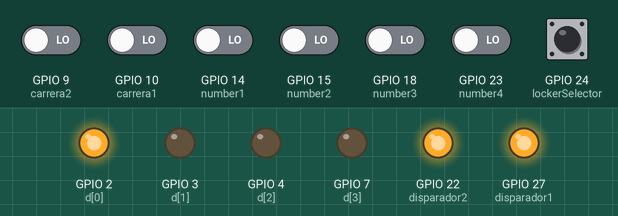
Bench run of a program on a simulated Raspberry Pi (BCM pin numbers). Parts: output pins drawn as LEDs (lit = HIGH). The test bench sets the inputs (shaded band); at power-on: GPIO 9 (carrera2), GPIO 10 (carrera1), GPIO 14 (number1), GPIO 15 (number2), GPIO 18 (number3), GPIO 23 (number4), GPIO 24 (lockerSelector) LOW.

Above: at 1.2 s.
1.3 s: GPIO 24 (lockerSelector) pulled HIGH for 0.15 s
At 1.9 s:
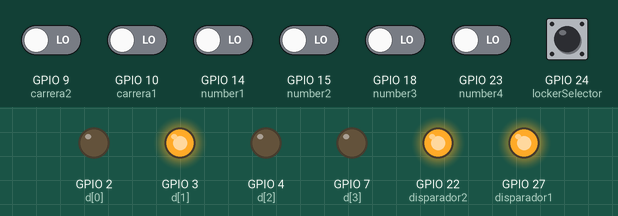
2.9 s: GPIO 24 (lockerSelector) pulled HIGH for 1 s
At 4.3 s:
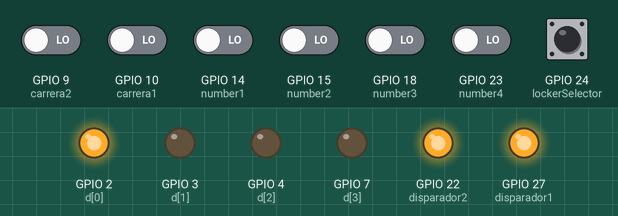
Timing chart, 0 to 5.9 s (numbered marks = the images above; inputs shaded):
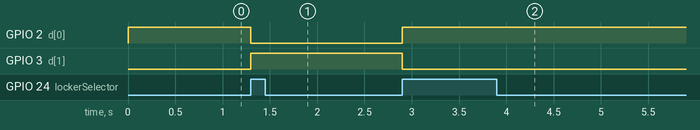

The program:

matrixUnlocker.py
```python
import RPi.GPIO as GPIO
#import requests

GPIO.setmode(GPIO.BCM)

pin = [0,0,0,0]


number1 = 14
number2 = 15
number3 = 18
number4 = 23
lockerSelector = 24
disparador1 = 27
disparador2 = 22
carrera1 = 10
carrera2 = 9

GPIO.setup(number1, GPIO.IN, pull_up_down=GPIO.PUD_DOWN)
GPIO.setup(number2, GPIO.IN, pull_up_down=GPIO.PUD_DOWN)
GPIO.setup(number3, GPIO.IN, pull_up_down=GPIO.PUD_DOWN)
GPIO.setup(number4, GPIO.IN, pull_up_down=GPIO.PUD_DOWN)
GPIO.setup(carrera1, GPIO.IN, pull_up_down=GPIO.PUD_DOWN)
GPIO.setup(carrera2, GPIO.IN, pull_up_down=GPIO.PUD_DOWN)

GPIO.setup(lockerSelector, GPIO.IN, pull_up_down=GPIO.PUD_DOWN)
GPIO.setup(disparador1, GPIO.OUT)
GPIO.setup(disparador2, GPIO.OUT)

global actualPinPosition
actualPinPosition = 0
global actualLocker
actualLocker = 1


GPIO.output(disparador1, GPIO.HIGH)
GPIO.output(disparador2, GPIO.HIGH)


#puertos del display
d=[2,3,4,7]

#Establece todas las salidas del display
for p in d:
    GPIO.setup(p, GPIO.OUT)

#Muestra en el display el numero seleccionado
def Display(num):
    #Recorre los puertos
    for p in d:
        #asigna HIGH o LOW segun el ultimo termino
        if (num % 2)==1:
            GPIO.output(p, GPIO.HIGH)
        else:
            GPIO.output(p, GPIO.LOW)
        #Corrimiento para proximo valor
        num = num // 2
    return

def number1Pressed(channel):
	global actualPinPosition
	pin[actualPinPosition] = 1
	if(actualPinPosition==3):
		validate()
		actualPinPosition = 0
	else:
		actualPinPosition = actualPinPosition + 1

def number2Pressed(channel):
	global actualPinPosition
	pin[actualPinPosition] = 2
	if(actualPinPosition==3):
		validate()
		actualPinPosition = 0
	else:
		actualPinPosition = actualPinPosition + 1

def number3Pressed(channel):
	global actualPinPosition
	pin[actualPinPosition] = 3
	if(actualPinPosition==3):
		validate()
		actualPinPosition = 0
	else:
		actualPinPosition = actualPinPosition + 1

def number4Pressed(channel):
	global actualPinPosition
	pin[actualPinPosition] = 4
	if(actualPinPosition==3):
		validate()
		actualPinPosition = 0
	else:
		actualPinPosition = actualPinPosition + 1

def lockerSelectorPressed(channel):
	global actualLocker
	if(actualLocker==1):
		actualLocker=2
	else:
		actualLocker=1
	Display(actualLocker)
	actualPinPosition=0

def carrera1Pressed(channel):
	GPIO.output(disparador1, GPIO.HIGH)

def carrera2Pressed(channel):
	GPIO.output(disparador2, GPIO.HIGH)


def validate():
	#VALIDAR PIN EN EL SERVIDOR
	global pin
	global actualLocker

	code=0
	for dato in pin:
		code=code*10
		code+=dato
	payload ={
		"pin" : code,
		"lockerCode" : actualLocker,
	}
	r= requests.post("http://159.203.103.193/validatePin.py",data=payload)
	print code
	if (1 == Int(r.text)):
		if (actualLocker == 1):
			GPIO.output(disparador1, GPIO.LOW)
		else:
			GPIO.output(disparador2, GPIO.LOW)

GPIO.add_event_detect(number1, GPIO.RISING, callback=number1Pressed, bouncetime=300)
GPIO.add_event_detect(number2, GPIO.RISING, callback=number2Pressed, bouncetime=300)
GPIO.add_event_detect(number3, GPIO.RISING, callback=number3Pressed, bouncetime=300)
GPIO.add_event_detect(number4, GPIO.RISING, callback=number4Pressed, bouncetime=300)
GPIO.add_event_detect(lockerSelector, GPIO.RISING, callback=lockerSelectorPressed, bouncetime=300)
GPIO.add_event_detect(carrera1, GPIO.RISING, callback=carrera1Pressed, bouncetime=500)
GPIO.add_event_detect(carrera2, GPIO.RISING, callback=carrera2Pressed, bouncetime=500)

Display(actualLocker)

while(True):
	continue
```

Measured:
- after the input at 1.3 s, GPIO 2 (d[0]): HIGH → LOW at once; GPIO 3 (d[1]): LOW → HIGH at once
- after the input at 2.9 s, GPIO 2 (d[0]): LOW → HIGH at once; GPIO 3 (d[1]): HIGH → LOW at once
